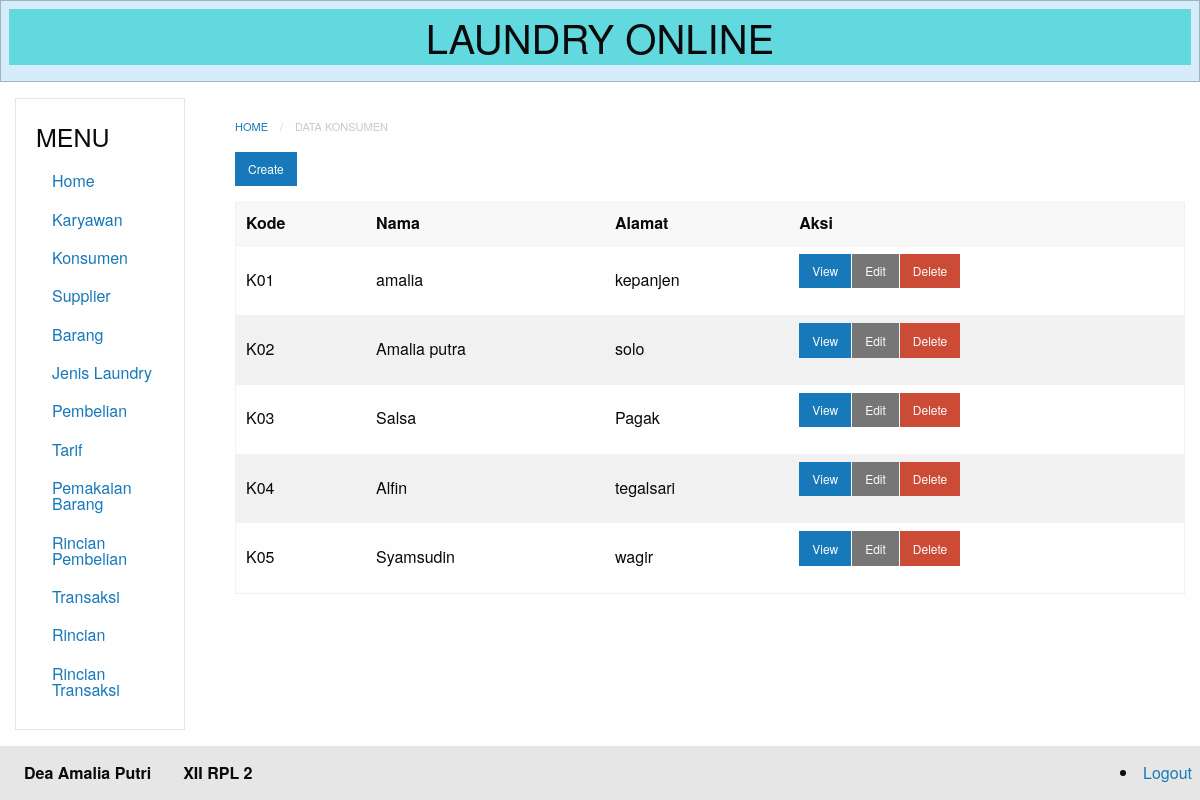
/index.php?module=konsumen (signed in), run on an earlier commit of the app's database.
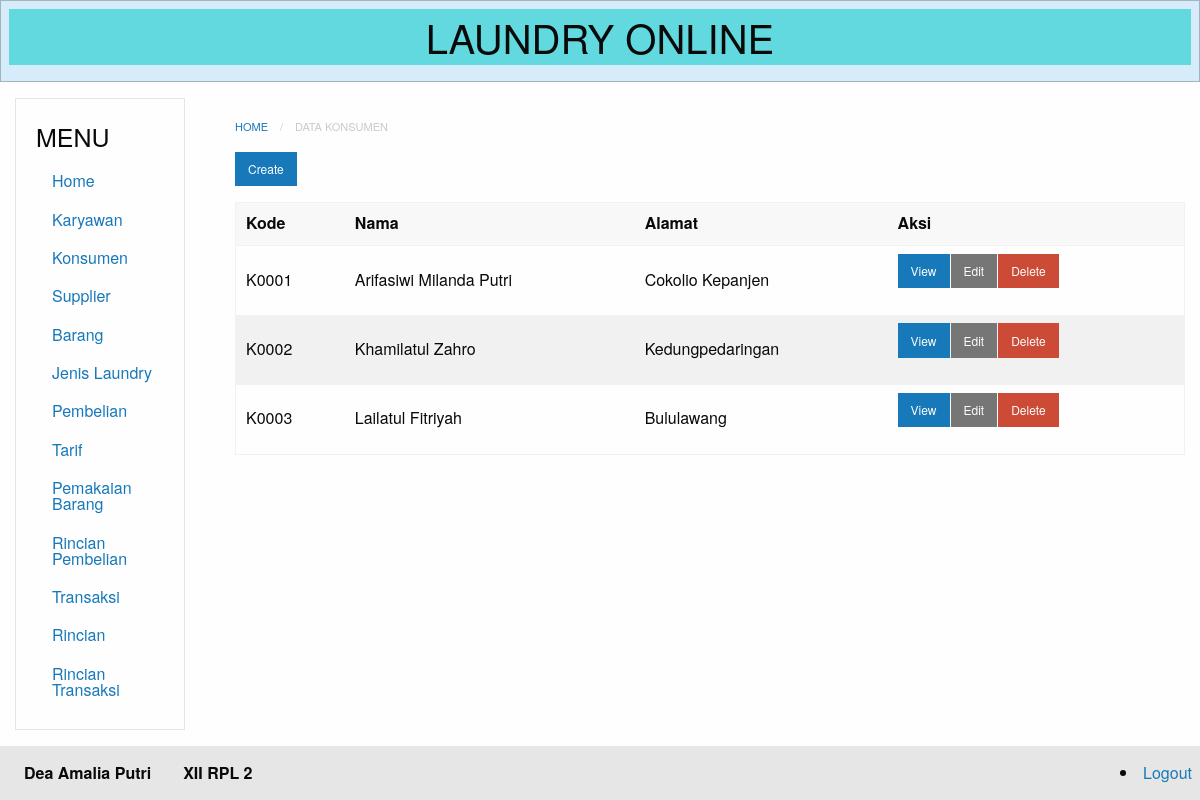
And on a later commit of the database.
### tables this page shows
CREATE TABLE `konsumen` (
  `id` int(11) NOT NULL,
  `kode` varchar(20) NOT NULL,
  `nama` varchar(50) NOT NULL,
  `alamat` varchar(50) NOT NULL
);

### database.php (called while the page is built, shortened)
<?php
class Database {
	private $db_host = "localhost";
	private $db_user = "root";
	private $db_pass = "";
	private $db_name = "11_deaamaliaputri_laundry";
	var $con = false;
    var $myconn = "";
	var $result = array();
    function __construct() {
        if(!$this->con){
            $this->myconn = new mysqli($this->db_host, $this->db_user, $this->db_pass, $this->db_name);
            if($this->myconn->connect_errno > 0){
                array_push($this->result, $this->myconn->connect_error);
                return false;
            }else{
                $this->myconn->set_charset('utf8');
                $this->con = true;
                return true;
            }
        } else {
            return true;
        }
    }
	public function select($table, $rows = '*', $join = null,$join2 = null , $where = null, $order = null, $limit = null){
		$q = 'SELECT '.$rows.' FROM '.$table;
        if($this->tableExists($table)){
        	$query = $this->myconn->query($q);
			if($query){
				$this->numResults = $query->num_rows;
				for($i = 0; $i < $this->numResults; $i++){
					$r = $query->fetch_array();
                	$key = array_keys($r);
                	for($x = 0; $x < count($key); $x++){
                    	if(!is_int($key[$x])){
                    		if($query->num_rows >= 1){
                    			$this->result[$i][$key[$x]] = $r[$key[$x]];
							}else{
								$this->result[$i][$key[$x]] = null;
							}
						}
					}
				}
				return true;
			}else{
				array_push($this->result, $this->myconn->error);
				return false;
			}
      	}else{
      		return false;
    	}
    }
	private function TableExists($table) {
    	$res = $this->myconn->query('SHOW TABLES LIKE "'.$table.'"');
    	if(isset($res->num_rows)) {
        	return $res->num_rows > 0 ? true : false;
    	} else {
    		array_push($this->result, $table." does not exist in this database");
    		return false;
    	}
	}
    public function getResult(){
        $val = $this->result;
        $this->result = array();
        return $val;
    }
}

### modules/konsumen/konsumen-index.php (the view)
<nav aria-label="You are here:" role="navigation">
<ul class="breadcrumbs">
  <li><a href="?module=home">Home</a></li>
  <li class="disabled">Data Konsumen</li>
</ul>
</nav>
  <a href="?module=konsumen-create" class="small button">Create</a>
<table>
  <thead>
      <tr>
          <th>Kode</th>
          <th>Nama</th>
          <th>Alamat</th>
          <th>Aksi</th>
      </tr>
  </thead>
<?php
  require_once("database.php");
  $db=new Database();
  $db->select('konsumen', 'id, kode, nama, alamat');
  $res=$db->getResult();
    if(count($res) == 0){ ?>
        <tr>
            <td colspan="3">Data tidak tersedia.</td>
        </tr>
    <?php }else{
        foreach ($res as &$r){?>
        <tr>
            <td><?php echo $r['kode'] ?></td>
            <td><?php echo $r['nama'] ?></td>
            <td><?php echo $r['alamat'] ?></td>
            <td>
                <div class="small button-group">
                    <a href="?module=konsumen-show&id=<?php echo $r['id']; ?>" class=" button">View</a>
                    <a href="?module=konsumen-edit&id=<?php echo $r['id']; ?>" class="secondary button">Edit</a>
                    <a href="?module=konsumen-delete&id=<?php echo $r['id']; ?>"onClick='return confirm("Apakah yakin menghapus?")' class="alert button">Delete</a>
                </div>
            </td>
        </tr>
<?php } }?>
</table>

What changed in the data, as far as the page shows it:
removed konsumen: kode "K04", nama "Alfin", alamat "tegalsari"
removed konsumen: kode "K05", nama "Syamsudin", alamat "wagir"
changed konsumen: kode "K01" → "K0001"; nama "amalia" → "Arifasiwi Milanda Putri"; alamat "kepanjen" → "Cokolio Kepanjen"
changed konsumen: kode "K02" → "K0002"; nama "Amalia putra" → "Khamilatul Zahro"; alamat "solo" → "Kedungpedaringan"
changed konsumen: kode "K03" → "K0003"; nama "Salsa" → "Lailatul Fitriyah"; alamat "Pagak" → "Bululawang"
